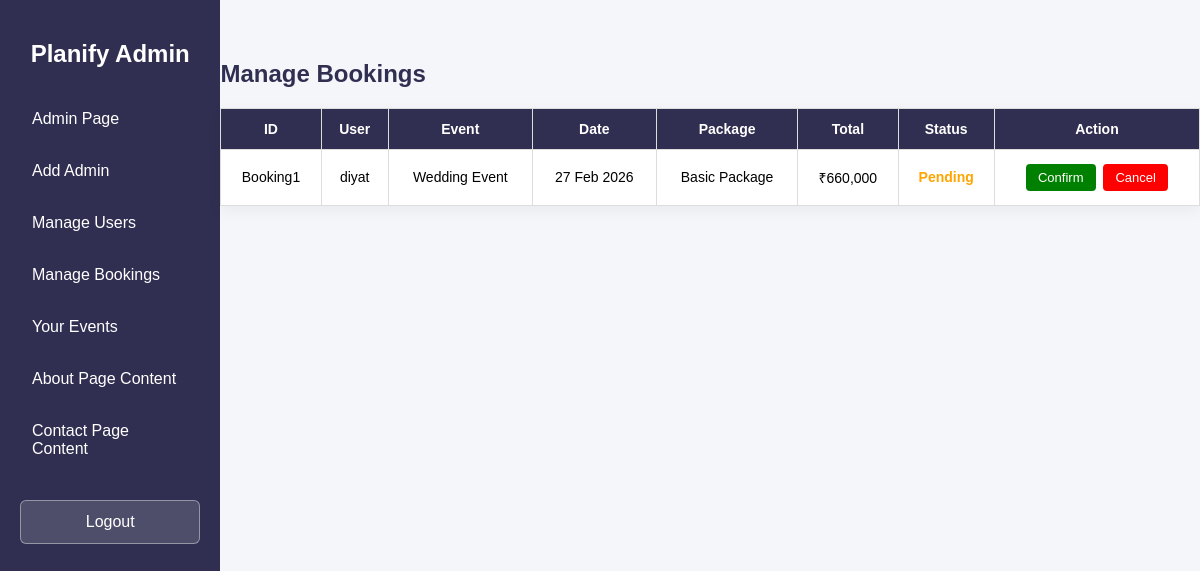
Before: /admin/manage_bookings.php (signed in) with the older database file.
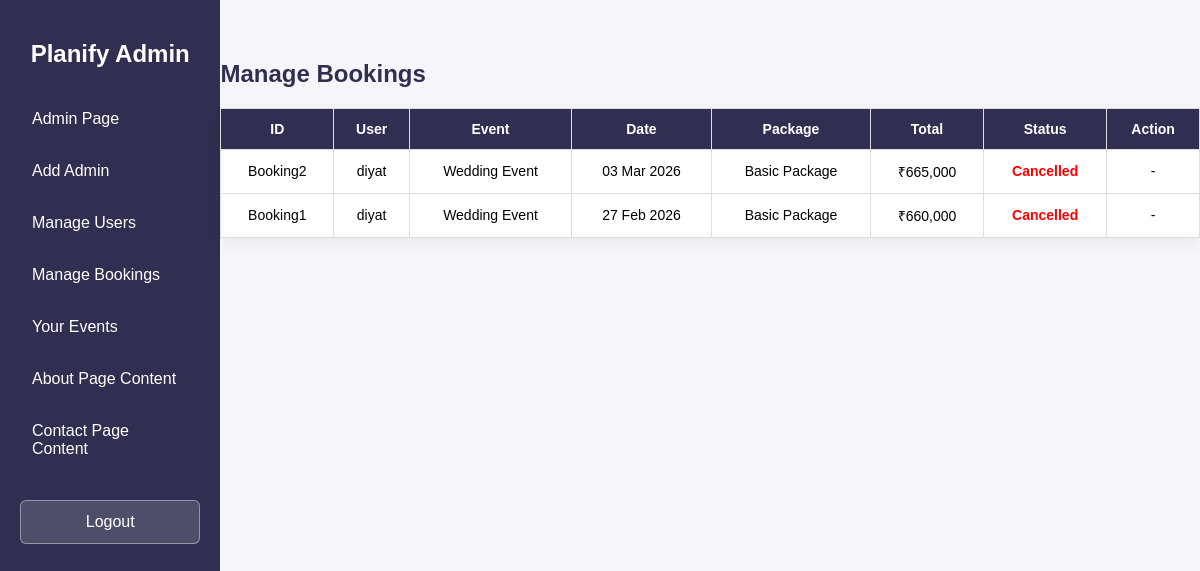
After: the same page with the newer database file.
### tables this page shows
CREATE TABLE `bookings` (
  `id` int(11) NOT NULL,
  `user_id` int(11) NOT NULL,
  `event_id` int(11) NOT NULL,
  `package_name` varchar(50) DEFAULT NULL,
  `package_price` decimal(10,2) DEFAULT NULL,
  `guests` int(11) DEFAULT NULL,
  `veg_qty` int(11) DEFAULT NULL,
  `nonveg_qty` int(11) DEFAULT NULL,
  `event_date` date DEFAULT NULL,
  `total_amount` decimal(10,2) DEFAULT NULL,
  `advance_amount` decimal(10,2) DEFAULT NULL,
  `remaining_amount` decimal(10,2) DEFAULT NULL,
  `status` varchar(20) DEFAULT 'Pending',
  `booking_date` timestamp NOT NULL DEFAULT current_timestamp()
);

CREATE TABLE `users` (
  `id` int(11) NOT NULL,
  `username` varchar(100) NOT NULL,
  `email` varchar(150) NOT NULL,
  `phone` varchar(15) NOT NULL,
  `password` varchar(255) NOT NULL,
  `created_at` timestamp NOT NULL DEFAULT current_timestamp()
);

CREATE TABLE `events` (
  `id` int(11) NOT NULL,
  `event_name` varchar(100) NOT NULL,
  `description` text NOT NULL,
  `image` varchar(255) DEFAULT NULL
);

### admin/manage_bookings.php (the view, shortened to what this page needs)
<?php
require_once "../config/db.php";
$query = "
SELECT
    b.id,
    b.package_name,
    b.booking_date,
    b.total_amount,
    b.status,
    u.username AS user_name,
    e.event_name
FROM bookings b
JOIN users u ON b.user_id = u.id
JOIN events e ON b.event_id = e.id
ORDER BY b.id DESC
";
$result = mysqli_query($conn, $query);
?>
<!DOCTYPE html>
<html lang="en">
<head>
    <link rel="stylesheet" href="admin.css">
</head>
<body>
    <?php include("admin_header.php"); ?>
    <?php include("admin_sidebar.php"); ?>
    <div class="container">
        <h2 class="page-title">Manage Bookings</h2>
        <table>
            <thead>
                <tr>
                    <th>ID</th>
                    <th>User</th>
                    <th>Event</th>
                    <th>Date</th>
                    <th>Package</th>
                    <th>Total</th>
                    <th>Status</th>
                    <th>Action</th>
                </tr>
            </thead>
            <tbody>
                <?php while ($row = mysqli_fetch_assoc($result)) { ?>
                    <tr>
                        <td>Booking<?php echo $row['id']; ?></td>
                        <td><?php echo htmlspecialchars($row['user_name']); ?></td>
                        <td><?php echo htmlspecialchars($row['event_name']); ?></td>
                        <td><?php echo date("d M Y", strtotime($row['booking_date'])); ?></td>
                        <td><?php echo htmlspecialchars($row['package_name']); ?></td>
                        <td>₹<?php echo number_format($row['total_amount']); ?></td>
                        <td>
                            <?php if ($row['status'] == 'Pending') { ?>
                                <span class="status-pending">Pending</span>
                            <?php } elseif ($row['status'] == 'Confirmed') { ?>
                                <span class="status-confirmed">Confirmed</span>
                            <?php } else { ?>
                                <span class="status-cancelled">Cancelled</span>
                            <?php } ?>
                        </td>
                        <td>
                            <?php if ($row['status'] == 'Pending') { ?>
                                <a href="?action=confirm&id=<?php echo $row['id']; ?>"
                                    class="btn confirm"
                                    onclick="return confirm('Confirm this booking?');">
                                    Confirm
                                </a>
                                <a href="?action=cancel&id=<?php echo $row['id']; ?>"
                                    class="btn cancel"
                                    onclick="return confirm('Cancel this booking?');">
                                    Cancel
                                </a>
                            <?php } else { ?>
                                -
                            <?php } ?>
                        </td>
                    </tr>
                <?php } ?>
            </tbody>
        </table>
    </div>
    <?php include("admin_footer.php"); ?>
</body>
</html>

Changed rows visible on the page:
added bookings: id "2", user.username "diyat", event.event_name "Wedding Event", booking_date "03 Mar 2026", package_name "Basic Package", total_amount "665,000", status "Cancelled"
changed bookings "27 Feb 2026": status "Pending Confirm Cancel" → "Cancelled -"
